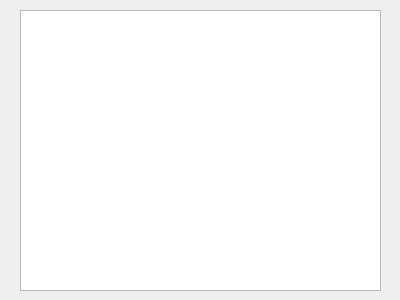
<?xml version="1.0" encoding="UTF-8"?>
<ui version="4.0">
 <class>LoggingReportWindow</class>
 <widget class="QWidget" name="LoggingReportWindow">
  <property name="geometry">
   <rect>
    <x>0</x>
    <y>0</y>
    <width>400</width>
    <height>300</height>
   </rect>
  </property>
  <property name="windowTitle">
   <string>Form</string>
  </property>
  <widget class="QTextEdit" name="loggingText">
   <property name="enabled">
    <bool>true</bool>
   </property>
   <property name="geometry">
    <rect>
     <x>20</x>
     <y>10</y>
     <width>361</width>
     <height>281</height>
    </rect>
   </property>
   <property name="cursor" stdset="0">
    <cursorShape>OpenHandCursor</cursorShape>
   </property>
   <property name="readOnly">
    <bool>true</bool>
   </property>
  </widget>
 </widget>
 <resources/>
 <connections/>
</ui>
